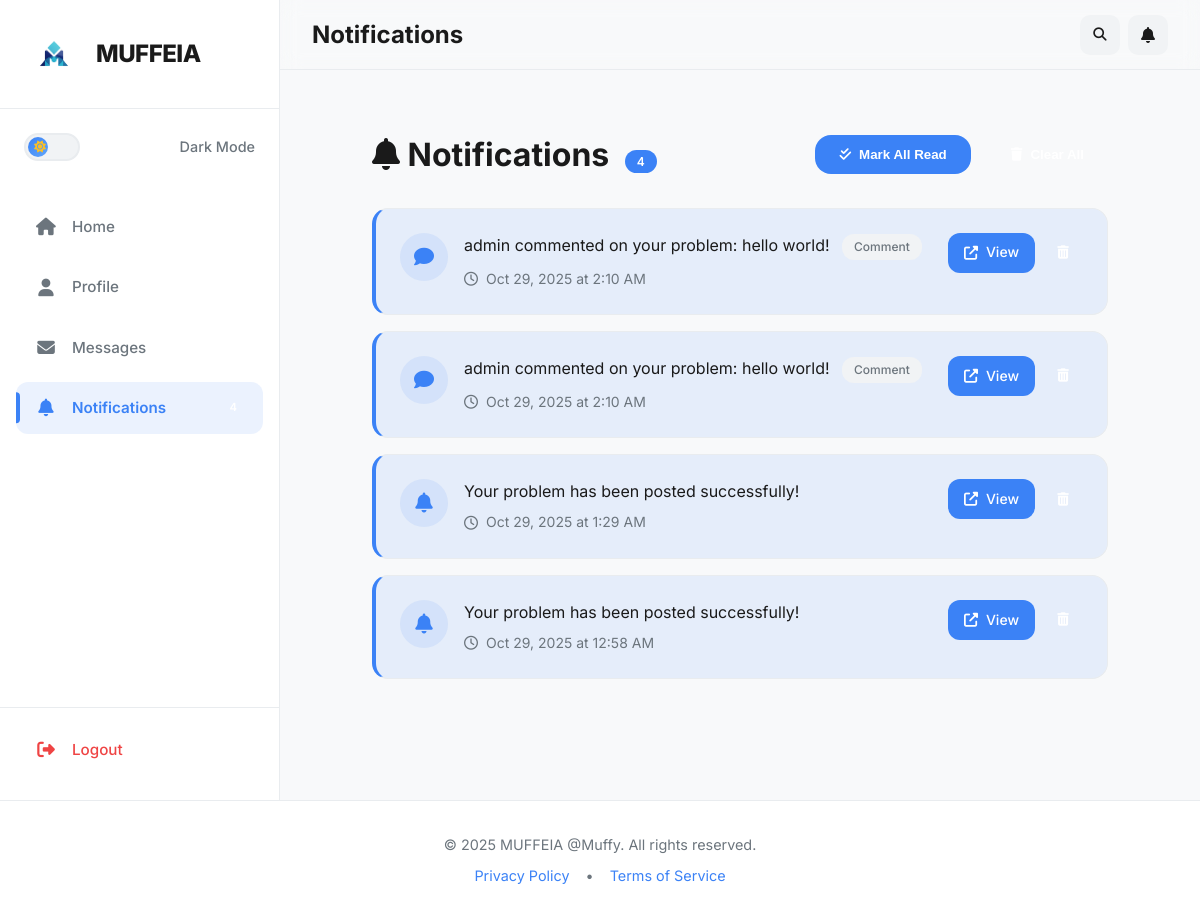
The app's page /pages/notifications.php (signed in) with its own data.
### tables this page shows
CREATE TABLE `notifications` (
  `id` int(11) NOT NULL,
  `user_id` int(11) NOT NULL,
  `message` text NOT NULL,
  `is_read` tinyint(1) DEFAULT 0,
  `created_at` timestamp NOT NULL DEFAULT current_timestamp(),
  `target_url` varchar(255) NOT NULL
);

### pages/notifications.php (the view, shortened to what this page needs)
<?php
include '../includes/db.php';
$user_id = $_SESSION['user_id'];
$sql = "SELECT * FROM notifications
        WHERE user_id = ?
        ORDER BY created_at DESC
        LIMIT 50";
$stmt = $conn->prepare($sql);
$stmt->bind_param("i", $user_id);
$stmt->execute();
$result = $stmt->get_result();
?>
<!DOCTYPE html>
<html lang="en">
<head>
    <link rel="stylesheet" href="https://cdnjs.cloudflare.com/ajax/libs/font-awesome/6.4.0/css/all.min.css">
    <link rel="stylesheet" href="../css/modern-theme.css">
</head>
<body>
    <div class="wrapper">
        <nav class="sidebar" id="sidebar">
            <div class="sidebar-header">
                <div class="logo">
                    <img src="../logo/m-blues.png" alt="MUFFEIA" class="logo-image">
                    <span>MUFFEIA</span>
                </div>
            </div>
            <div class="theme-switch-wrapper">
                <label class="theme-switch" for="theme-toggle">
                    <span class="slider">
                        <i class="fas fa-sun"></i>
                    </span>
                </label>
                <span class="theme-label">Dark Mode</span>
            </div>
            <div class="nav-items">
                <a href="../index.php" class="nav-item">
                    <i class="fas fa-home"></i>
                    <span>Home</span>
                </a>
                <a href="profile.php" class="nav-item">
                    <i class="fas fa-user"></i>
                    <span>Profile</span>
                </a>
                <a href="message.php" class="nav-item">
                    <i class="fas fa-envelope"></i>
                    <span>Messages</span>
                </a>
                <a href="notifications.php" class="nav-item active">
                    <i class="fas fa-bell"></i>
                    <span>Notifications</span>
                    <span class="badge" id="notificationBadge">0</span>
                </a>
            </div>
            <div class="sidebar-footer">
                <a href="../auth/logout.php" class="nav-item logout">
                    <i class="fas fa-sign-out-alt"></i>
                    <span>Logout</span>
                </a>
            </div>
        </nav>
        <div class="main-content">
            <header class="top-nav">
                <div class="top-nav-content">
                    <h1>Notifications</h1>
                    <div class="user-actions">
                        <button class="icon-btn search-btn">
                            <i class="fas fa-search"></i>
                        </button>
                        <a href="notifications.php" class="icon-btn notification-btn active">
                            <i class="fas fa-bell"></i>
                        </a>
                    </div>
                </div>
            </header>
            <div class="content">
                <div class="notifications-container">
                    <div class="notifications-header">
                        <h1>
                            <i class="fas fa-bell"></i>
                            Notifications
                            <?php if ($result->num_rows > 0): ?>
                                <span class="notification-badge"><?php echo $result->num_rows; ?></span>
                            <?php endif; ?>
                        </h1>
                        <div class="header-actions">
                            <button class="btn-mark-all" id="markAllRead">
                                <i class="fas fa-check-double"></i>
                                Mark All Read
                            </button>
                            <button class="btn-clear-all" id="clearAllNotifications">
                                <i class="fas fa-trash"></i>
                            </button>
                        </div>
                    </div>
                    <div class="notifications-list" id="notificationsList">
                        <?php if ($result->num_rows > 0): ?>
                            <?php while ($row = $result->fetch_assoc()): ?>
                                <?php
                                $icon_class = 'fas fa-bell';
                                $type_class = '';
                                if (strpos(strtolower($row['message']), 'like') !== false) {
                                    $icon_class = 'fas fa-heart';
                                    $type_class = 'Like';
                                } elseif (strpos(strtolower($row['message']), 'comment') !== false || strpos(strtolower($row['message']), 'reply') !== false) {
                                    $icon_class = 'fas fa-comment';
                                    $type_class = 'Comment';
                                } elseif (strpos(strtolower($row['message']), 'follow') !== false) {
                                    $icon_class = 'fas fa-user-plus';
                                    $type_class = 'Follow';
                                } elseif (strpos(strtolower($row['message']), 'message') !== false) {
                                    $icon_class = 'fas fa-envelope';
                                    $type_class = 'Message';
                                }
                                ?>
                                <div class="notification-card <?php echo $row['is_read'] ? 'read' : 'unread'; ?>" id="notification-<?php echo $row['id']; ?>">
                                    <div class="notification-icon">
                                        <i class="<?php echo $icon_class; ?>"></i>
                                    </div>
                                    <div class="notification-content">
                                        <p class="notification-message">
                                            <?php echo htmlspecialchars($row['message']); ?>
                                            <?php if ($type_class): ?>
                                                <span class="notification-type"><?php echo $type_class; ?></span>
                                            <?php endif; ?>
                                        </p>
                                        <div class="notification-time">
                                            <i class="far fa-clock"></i>
                                            <?php echo date('M j, Y \a\t g:i A', strtotime($row['created_at'])); ?>
                                        </div>
                                    </div>
                                    <div class="notification-actions">
                                        <?php if (!empty($row['target_url'])): ?>
                                            <a href="<?php echo htmlspecialchars($row['target_url']); ?>" class="notification-link">
                                                <i class="fas fa-external-link-alt"></i>
                                                View
                                            </a>
                                        <?php endif; ?>
                                        <button class="delete-btn" data-id="<?php echo $row['id']; ?>" title="Delete notification">
                                            <i class="fas fa-trash-alt"></i>
                                        </button>
                                    </div>
                                </div>
                            <?php endwhile; ?>
                        <?php endif; ?>
                    </div>
                </div>
            </div>
        </div>
    </div>
    <footer>
        <div class="footer-content">
            <p>&copy; <?php echo date("Y"); ?> MUFFEIA @Muffy. All rights reserved.</p>
            <div class="footer-links">
                <a href="privacy.php">Privacy Policy</a>
                <span>•</span>
                <a href="terms.php">Terms of Service</a>
            </div>
        </div>
    </footer>
</body>
</html>

### pages/notifications.php (style rules this page uses)
.notifications-container { max-width: 800px; margin: 0 auto; padding: 2rem; }
.notifications-header { display: flex; justify-content: between; align-items: center; margin-bottom: 2rem; gap: 1rem; }
.notifications-header h1 { margin: 0; font-size: 2rem; font-weight: 700; color: var(--text-primary); }
.header-actions { display: flex; gap: 1rem; margin-left: auto; }
.btn-mark-all { background: var(--primary); color: white; border: none; padding: 0.75rem 1.5rem; border-radius: var(--border-radius); font-weight: 600; cursor: pointer; transition: all var(--transition-fast); display: flex; align-items: center; gap: 0.5rem; }
.btn-clear-all { background: var(--error); color: white; border: none; padding: 0.75rem 1.5rem; border-radius: var(--border-radius); font-weight: 600; cursor: pointer; transition: all var(--transition-fast); display: flex; align-items: center; gap: 0.5rem; }
.notifications-list { display: flex; flex-direction: column; gap: 1rem; }
.notification-card { background: var(--card-bg); border: 1px solid var(--border-color); border-radius: var(--border-radius); padding: 1.5rem; display: flex; align-items: flex-start; gap: 1rem; transition: all var(--transition-fast); position: relative; }
.notification-card.unread { border-left: 4px solid var(--primary); background: var(--primary-light); }
.notification-icon { width: 48px; height: 48px; border-radius: 50%; background: var(--primary-light); display: flex; align-items: center; justify-content: center; color: var(--primary); font-size: 1.25rem; flex-shrink: 0; }
.notification-content { flex: 1; min-width: 0; }
.notification-message { margin: 0 0 0.5rem 0; font-size: 1rem; line-height: 1.5; color: var(--text-primary); word-wrap: break-word; }
.notification-time { font-size: 0.875rem; color: var(--text-secondary); display: flex; align-items: center; gap: 0.5rem; }
.notification-actions { display: flex; gap: 0.5rem; margin-left: auto; flex-shrink: 0; }
.notification-link { background: var(--primary); color: white; text-decoration: none; padding: 0.5rem 1rem; border-radius: var(--border-radius-sm); font-size: 0.875rem; font-weight: 500; transition: all var(--transition-fast); display: flex; align-items: center; gap: 0.5rem; }
.delete-btn { background: var(--error); color: white; border: none; width: 40px; height: 40px; border-radius: var(--border-radius-sm); cursor: pointer; transition: all var(--transition-fast); display: flex; align-items: center; justify-content: center; }
.notification-badge { background: var(--primary); color: white; border-radius: 12px; padding: 0.25rem 0.75rem; font-size: 0.75rem; font-weight: 600; margin-left: 0.5rem; }
.notification-type { display: inline-block; padding: 0.25rem 0.75rem; background: var(--bg-tertiary); color: var(--text-secondary); border-radius: 12px; font-size: 0.75rem; font-weight: 500; margin-left: 0.5rem; }

### records on screen
notifications: message "admin commented on your problem: hello world!", message "Comment", created_at "Oct 29, 2025 at 2:10 AM"
notifications: message "admin commented on your problem: hello world!", message "Comment", created_at "Oct 29, 2025 at 2:10 AM"
notifications: message "Your problem has been posted successfully!", created_at "Oct 29, 2025 at 1:29 AM"
notifications: message "Your problem has been posted successfully!", created_at "Oct 29, 2025 at 12:58 AM"

### other values on screen
$result->num_rows "4"
